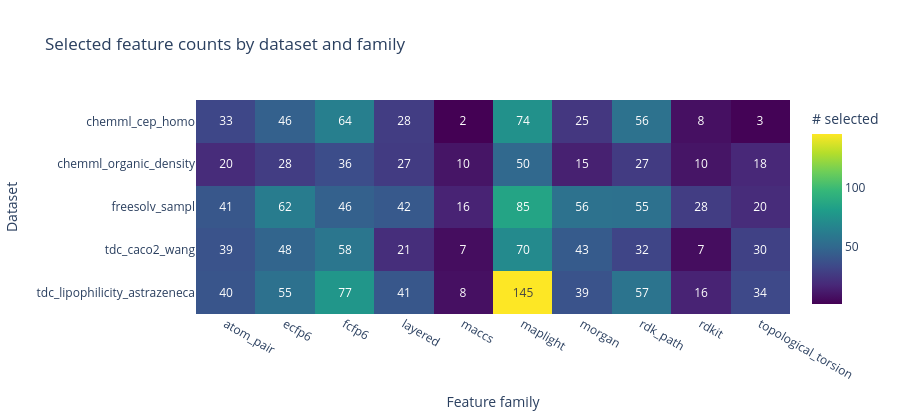
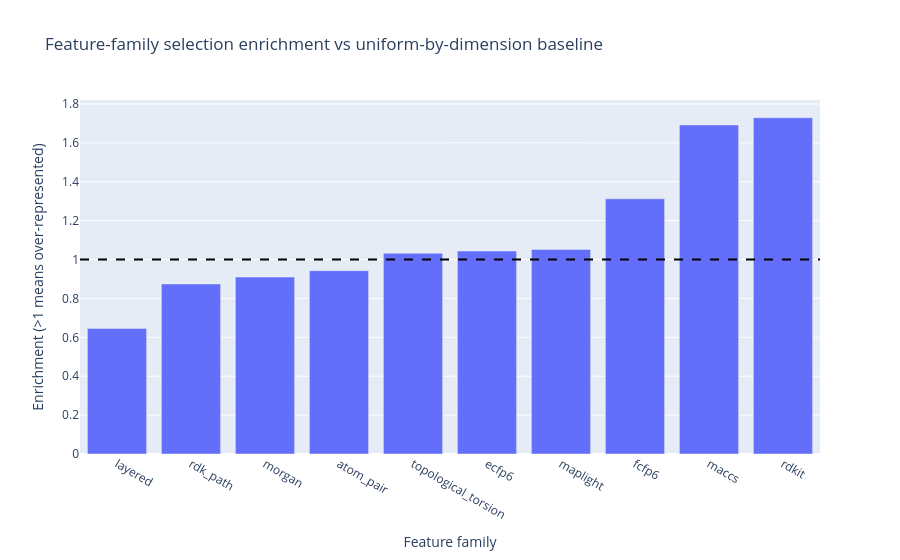

The notebook cell saved with these charts, in order:
### Code cell
# Feature-family representation analysis from selector outputs

feature_family_drop_presence_threshold = 0.20
feature_family_drop_enrichment_threshold = 0.25
feature_family_drop_selected_total_threshold = 25
feature_family_watch_enrichment_threshold = 0.35


def feature_family_from_name(feature_name):
    name = str(feature_name or "")
    if name.startswith("morgan_bit_"):
        return "morgan"
    if name.startswith("ecfp6_bit_"):
        return "ecfp6"
    if name.startswith("fcfp6_bit_"):
        return "fcfp6"
    if name.startswith("layered_bit_"):
        return "layered"
    if name.startswith("atom_pair_bit_"):
        return "atom_pair"
    if name.startswith("topological_torsion_bit_"):
        return "topological_torsion"
    if name.startswith("rdk_path_bit_"):
        return "rdk_path"
    if name.startswith("maccs_bit_"):
        return "maccs"
    if name.startswith("rdkit_"):
        return "rdkit"
    if (
        name.startswith("maplight_morgan_")
        or name.startswith("avalon_count_")
        or name.startswith("erg_")
        or name.startswith("maplight_desc_")
    ):
        return "maplight"
    return "other"


def infer_feature_col(frame):
    return pick_column(frame.columns, ["feature", "Feature", "name"])


def infer_magnitude_col(frame):
    if "abs_coefficient" in frame.columns:
        return "abs_coefficient"
    if "importance" in frame.columns:
        return "importance"
    if "coefficient" in frame.columns:
        return "coefficient"
    return None


selector_rows = []
missing_selector_artifacts = []
for dataset_dir in sorted([p for p in RUN_DIR.iterdir() if p.is_dir()]):
    dataset_name = dataset_dir.name
    selected_path = dataset_dir / "selected_features.csv"
    coeff_path = dataset_dir / "selector_coefficients.csv"
    if not selected_path.exists() or not coeff_path.exists():
        missing_selector_artifacts.append(dataset_name)
        continue

    try:
        selected_df = pd.read_csv(selected_path)
        coeff_df = pd.read_csv(coeff_path)
    except Exception as exc:
        missing_selector_artifacts.append(f"{dataset_name} ({type(exc).__name__})")
        continue

    feature_col = infer_feature_col(coeff_df)
    if feature_col is None:
        missing_selector_artifacts.append(f"{dataset_name} (no feature column)")
        continue

    selected_feature_col = infer_feature_col(selected_df)
    selected_set = set()
    if selected_feature_col is not None:
        selected_set = set(selected_df[selected_feature_col].astype(str).tolist())

    coeff_work = coeff_df.copy()
    coeff_work["feature"] = coeff_work[feature_col].astype(str)
    coeff_work["feature_family"] = coeff_work["feature"].map(feature_family_from_name)
    coeff_work["is_selected"] = coeff_work["feature"].isin(selected_set)

    magnitude_col = infer_magnitude_col(coeff_work)
    if magnitude_col is None:
        coeff_work["feature_magnitude"] = np.nan
    elif magnitude_col == "coefficient":
        coeff_work["feature_magnitude"] = pd.to_numeric(coeff_work[magnitude_col], errors="coerce").abs()
    else:
        coeff_work["feature_magnitude"] = pd.to_numeric(coeff_work[magnitude_col], errors="coerce")

    grouped = coeff_work.groupby("feature_family", dropna=False)
    for family_name, family_df in grouped:
        selected_mask = family_df["is_selected"].astype(bool)
        selector_rows.append(
            {
                "dataset": dataset_name,
                "feature_family": str(family_name),
                "available_features": int(len(family_df)),
                "selected_features": int(selected_mask.sum()),
                "selected_magnitude_sum": float(
                    family_df.loc[selected_mask, "feature_magnitude"].fillna(0.0).sum()
                ),
            }
        )

if not selector_rows:
    display_note("No selector feature artifacts were found in this run; skipping feature-family representation analysis.")
else:
    selector_family_df = pd.DataFrame(selector_rows)

    family_summary = (
        selector_family_df.groupby("feature_family", dropna=False)
        .agg(
            datasets_with_family=("dataset", "nunique"),
            datasets_selected=("selected_features", lambda s: int((pd.to_numeric(s, errors="coerce").fillna(0) > 0).sum())),
            available_features_total=("available_features", "sum"),
            selected_features_total=("selected_features", "sum"),
            mean_selected_per_dataset=("selected_features", "mean"),
            median_selected_per_dataset=("selected_features", "median"),
            selected_magnitude_total=("selected_magnitude_sum", "sum"),
        )
        .reset_index()
    )

    family_summary["dataset_presence_rate"] = family_summary["datasets_selected"] / family_summary["datasets_with_family"].replace(0, np.nan)
    family_summary["selection_rate"] = family_summary["selected_features_total"] / family_summary["available_features_total"].replace(0, np.nan)

    total_available = float(family_summary["available_features_total"].sum())
    total_selected = float(family_summary["selected_features_total"].sum())
    total_magnitude = float(family_summary["selected_magnitude_total"].sum())

    if total_available > 0 and total_selected > 0:
        family_summary["expected_selected_if_uniform"] = family_summary["available_features_total"] / total_available * total_selected
        family_summary["enrichment_vs_uniform"] = family_summary["selected_features_total"] / family_summary["expected_selected_if_uniform"].replace(0, np.nan)
    else:
        family_summary["expected_selected_if_uniform"] = np.nan
        family_summary["enrichment_vs_uniform"] = np.nan

    family_summary["selected_share"] = family_summary["selected_features_total"] / max(total_selected, 1.0)
    family_summary["selected_magnitude_share"] = family_summary["selected_magnitude_total"] / max(total_magnitude, 1.0)

    family_summary = family_summary.sort_values(["selected_features_total", "selection_rate"], ascending=[False, False]).reset_index(drop=True)

    display_note("### Feature-Family Representation In Selected Features")
    display(family_summary)

    selected_heatmap = (
        selector_family_df.pivot_table(
            index="dataset",
            columns="feature_family",
            values="selected_features",
            aggfunc="sum",
            fill_value=0,
        )
        .sort_index()
    )

    fig = px.imshow(
        selected_heatmap,
        aspect="auto",
        color_continuous_scale="Viridis",
        labels={"x": "Feature family", "y": "Dataset", "color": "# selected"},
        title="Selected feature counts by dataset and family",
        text_auto=True,
    )
    fig.update_layout(height=max(420, 45 * len(selected_heatmap.index)))
    fig.show()

    enrich_plot_df = family_summary.sort_values("enrichment_vs_uniform", ascending=True)
    fig = px.bar(
        enrich_plot_df,
        x="feature_family",
        y="enrichment_vs_uniform",
        hover_data=["selected_features_total", "available_features_total", "dataset_presence_rate", "selection_rate"],
        title="Feature-family selection enrichment vs uniform-by-dimension baseline",
    )
    fig.add_hline(y=1.0, line_dash="dash", line_color="black")
    fig.update_layout(xaxis_title="Feature family", yaxis_title="Enrichment (>1 means over-represented)")
    fig.show()

    drop_candidates = family_summary.loc[
        (family_summary["dataset_presence_rate"].fillna(0.0) <= float(feature_family_drop_presence_threshold))
        & (family_summary["enrichment_vs_uniform"].fillna(np.inf) <= float(feature_family_drop_enrichment_threshold))
        & (family_summary["selected_features_total"].fillna(0.0) <= float(feature_family_drop_selected_total_threshold))
    ].copy()

    watchlist = family_summary.loc[
        (family_summary["enrichment_vs_uniform"].fillna(np.inf) <= float(feature_family_watch_enrichment_threshold))
        & (family_summary["dataset_presence_rate"].fillna(0.0) >= 0.5)
    ].copy()

    if drop_candidates.empty:
        display_note(
            "No feature family met the strict drop-candidate rule in this run. "
            "That means no family looked both rare across datasets and consistently unselected."
        )
    else:
        display_note("### Suggested drop candidates (strict rule)")
        display(
            drop_candidates[[
                "feature_family",
                "datasets_selected",
                "datasets_with_family",
                "dataset_presence_rate",
                "selected_features_total",
                "available_features_total",
                "selection_rate",
                "enrichment_vs_uniform",
            ]].sort_values(["dataset_presence_rate", "selected_features_total"], ascending=[True, True]).reset_index(drop=True)
        )

    if not watchlist.empty:
        display_note("### Watchlist: under-enriched but still used across many datasets")
        display(
            watchlist[[
                "feature_family",
                "datasets_selected",
                "datasets_with_family",
                "dataset_presence_rate",
                "selected_features_total",
                "available_features_total",
                "selection_rate",
                "enrichment_vs_uniform",
            ]].sort_values("enrichment_vs_uniform", ascending=True).reset_index(drop=True)
        )

    if missing_selector_artifacts:
        display_note(
            "Selector artifacts were missing for some datasets and were excluded from this section: "
            + ", ".join(sorted(set(missing_selector_artifacts)))
        )

### Figure 1 — Plotly figure (JSON) as saved in the notebook; plotly's stock layout.template omitted (floating-point values rounded to 4 significant figures)
{"data": [{"coloraxis": "coloraxis", "hovertemplate": "Feature family: %{x}<br>Dataset: %{y}<br># selected: %{z}<extra></extra>", "name": "0", "texttemplate": "%{z}", "type": "heatmap", "x": ["atom_pair", "ecfp6", "fcfp6", "layered", "maccs", "maplight", "morgan", "rdk_path", "rdkit", "topological_torsion"], "xaxis": "x", "y": ["chemml_cep_homo", "chemml_organic_density", "freesolv_sampl", "tdc_caco2_wang", "tdc_lipophilicity_astrazeneca"], "yaxis": "y", "z": [[33, 46, 64, 28, 2, 74, 25, 56, 8, 3], [20, 28, 36, 27, 10, 50, 15, 27, 10, 18], [41, 62, 46, 42, 16, 85, 56, 55, 28, 20], [39, 48, 58, 21, 7, 70, 43, 32, 7, 30], [40, 55, 77, 41, 8, 145, 39, 57, 16, 34]]}], "layout": {"coloraxis": {"colorbar": {"title": {"text": "# selected"}}, "colorscale": [[0, "#440154"], [0.1111, "#482878"], [0.2222, "#3e4989"], [0.3333, "#31688e"], [0.4444, "#26828e"], [0.5556, "#1f9e89"], [0.6667, "#35b779"], [0.7778, "#6ece58"], [0.8889, "#b5de2b"], [1, "#fde725"]]}, "height": 420, "title": {"text": "Selected feature counts by dataset and family"}, "xaxis": {"anchor": "y", "domain": [0, 1], "title": {"text": "Feature family"}}, "yaxis": {"anchor": "x", "autorange": "reversed", "domain": [0, 1], "title": {"text": "Dataset"}}}}

### Figure 2 — Plotly figure (JSON) as saved in the notebook; plotly's stock layout.template omitted (floating-point values rounded to 4 significant figures)
{"data": [{"customdata": [[159.0, 4843.0, 1.0, 0.03283], [227.0, 5107.0, 1.0, 0.04445], [178.0, 3849.0, 1.0, 0.04625], [173.0, 3610.0, 1.0, 0.04792], [105.0, 2001.0, 1.0, 0.05247], [239.0, 4506.0, 1.0, 0.05304], [424.0, 7930.0, 1.0, 0.05347], [281.0, 4213.0, 1.0, 0.0667], [43.0, 500.0, 1.0, 0.086], [69.0, 785.0, 1.0, 0.0879]], "hovertemplate": "feature_family=%{x}<br>enrichment_vs_uniform=%{y}<br>selected_features_total=%{customdata[0]}<br>available_features_total=%{customdata[1]}<br>dataset_presence_rate=%{customdata[2]}<br>selection_rate=%{customdata[3]}<extra></extra>", "legendgroup": "", "marker": {"color": "#636efa", "pattern": {"shape": ""}}, "name": "", "orientation": "v", "showlegend": false, "textposition": "auto", "type": "bar", "x": ["layered", "rdk_path", "morgan", "atom_pair", "topological_torsion", "ecfp6", "maplight", "fcfp6", "maccs", "rdkit"], "xaxis": "x", "y": [0.646, 0.8745, 0.9099, 0.9429, 1.032, 1.044, 1.052, 1.312, 1.692, 1.729], "yaxis": "y"}], "layout": {"barmode": "relative", "legend": {"tracegroupgap": 0}, "shapes": [{"line": {"color": "black", "dash": "dash"}, "type": "line", "x0": 0, "x1": 1, "xref": "x domain", "y0": 1, "y1": 1, "yref": "y"}], "title": {"text": "Feature-family selection enrichment vs uniform-by-dimension baseline"}, "xaxis": {"anchor": "y", "domain": [0, 1], "title": {"text": "Feature family"}}, "yaxis": {"anchor": "x", "domain": [0, 1], "title": {"text": "Enrichment (>1 means over-represented)"}}}}
